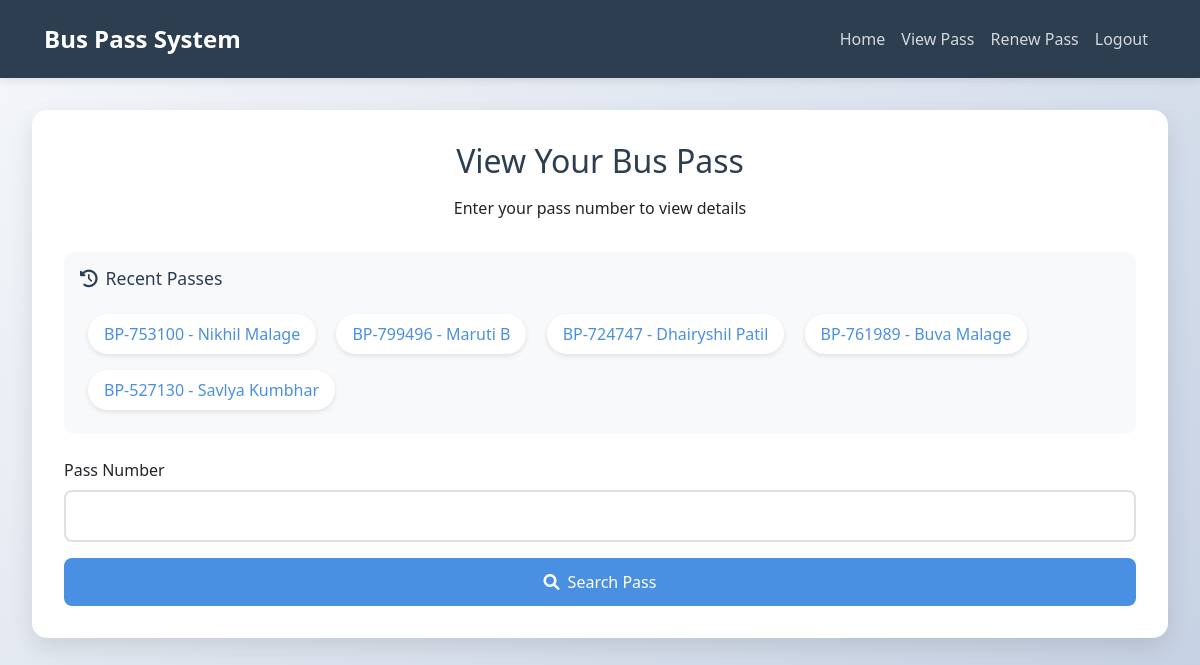
The app's page /view_pass (signed in), older data.
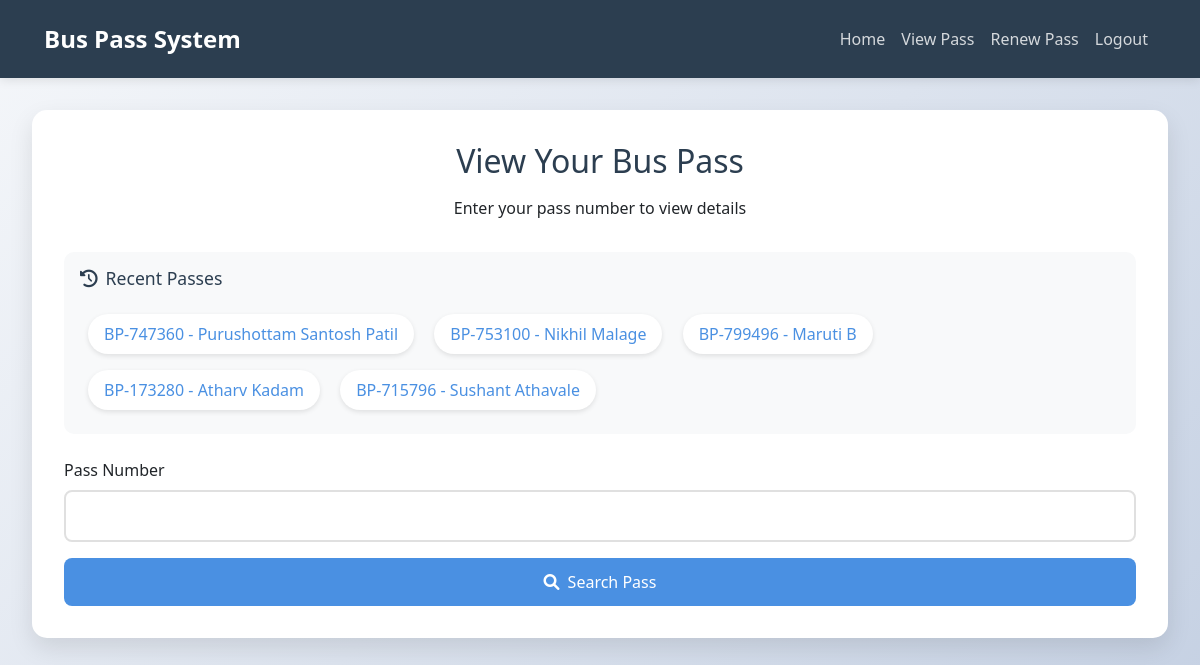
The same page, newer data.
### tables this page shows
CREATE TABLE bus_passes (
            id INTEGER PRIMARY KEY AUTOINCREMENT,
            name TEXT NOT NULL,
            email TEXT NOT NULL,
            age INTEGER NOT NULL,
            pass_number TEXT NOT NULL UNIQUE,
            valid_until DATE NOT NULL,
            mobile_no TEXT NOT NULL,
            district TEXT NOT NULL,
            photo_data TEXT,  -- Store base64 image data
            qr_code TEXT,
            created_at TIMESTAMP DEFAULT CURRENT_TIMESTAMP
        );

### Pass.py (the view, shortened to what this page needs)
@app.route('/view_pass', methods=['GET', 'POST'])
@login_required
def view_pass():
    if request.method == 'POST':
        pass_number = request.form.get('pass_number')
    else:
        pass_number = request.args.get('pass_number')
    print(f"Received pass number: {pass_number}")  # Debug log
    try:
        conn = get_db_connection()
        cursor = conn.cursor()
        cursor.execute('''
            SELECT pass_number, name
            FROM bus_passes
            ORDER BY created_at DESC
            LIMIT 5
        ''')
        recent_passes = cursor.fetchall()
        pass_details = None
        print(f"Rendering template with pass_details: {pass_details}")  # Debug log
        return render_template('view_pass.html',
                            pass_details=pass_details,
                            recent_passes=recent_passes)
    finally:
        if conn:
            conn.close()

### Pass.py (called while the page is built)
def login_required(f):
    @wraps(f)
    def decorated_function(*args, **kwargs):
        if 'user_id' not in session:
            flash('Please login to access this page', 'error')
            return redirect(url_for('login'))
        return f(*args, **kwargs)
    return decorated_function

### templates/view_pass.html (shortened to what this page needs)
<!DOCTYPE html>
<html lang="en">
<head>
    <link href="https://cdn.jsdelivr.net/npm/bootstrap@5.3.0/dist/css/bootstrap.min.css" rel="stylesheet">
    <link href="https://cdnjs.cloudflare.com/ajax/libs/font-awesome/6.0.0/css/all.min.css" rel="stylesheet">
</head>
<body>
    <nav class="navbar navbar-expand-lg navbar-dark">
        <div class="container">
            <a class="navbar-brand" href="{{ url_for('index') }}">Bus Pass System</a>
            <div class="collapse navbar-collapse" id="navbarNav">
                <ul class="navbar-nav ms-auto">
                    <li class="nav-item">
                        <a class="nav-link" href="{{ url_for('index') }}">Home</a>
                    </li>
                    {% if session.get('user_id') %}
                        <li class="nav-item">
                            <a class="nav-link" href="{{ url_for('view_pass') }}">View Pass</a>
                        </li>
                        <li class="nav-item">
                            <a class="nav-link" href="{{ url_for('renew') }}">Renew Pass</a>
                        </li>
                        <li class="nav-item">
                            <a class="nav-link" href="{{ url_for('logout') }}">Logout</a>
                        </li>
                    {% endif %}
                </ul>
            </div>
        </div>
    </nav>
    <div class="main-content">
        <div class="search-container">
            <div class="search-header">
                <h2>View Your Bus Pass</h2>
                <p>Enter your pass number to view details</p>
            </div>
            {% if recent_passes %}
            <div class="recent-passes">
                <h4><i class="fas fa-history me-2"></i>Recent Passes</h4>
                <div>
                    {% for pass in recent_passes %}
                    <div class="recent-pass-item">
                        <a href="{{ url_for('view_pass', pass_number=pass['pass_number']) }}"
                           data-pass-number="{{ pass['pass_number'] }}"
                           data-pass-name="{{ pass['name'] }}">
                            {{ pass['pass_number'] }} - {{ pass['name'] }}
                        </a>
                    </div>
                    {% endfor %}
                </div>
            </div>
            {% endif %}
            <form method="GET" action="{{ url_for('view_pass') }}" class="search-form">
                <div class="mb-3">
                    <label for="pass_number" class="form-label">Pass Number</label>
                    <input type="text" class="form-control" id="pass_number" name="pass_number" required>
                </div>
                <div class="d-grid">
                    <button type="submit" class="btn btn-primary">
                        <i class="fas fa-search me-2"></i>Search Pass
                    </button>
                </div>
            </form>
        </div>
    </div>
</body>
</html>

### templates/view_pass.html (style rules this page uses)
:root { --primary-color: #4a90e2; --secondary-color: #2c3e50; --accent-color: #e74c3c; --success-color: #2ecc71; --info-color: #3498db; }
body { background: linear-gradient(135deg, #f5f7fa 0%, #c3cfe2 100%); min-height: 100vh; font-family: 'Segoe UI', Tahoma, Geneva, Verdana, sans-serif; }
.navbar { background: var(--secondary-color); padding: 1rem 2rem; box-shadow: 0 2px 10px rgba(0,0,0,0.1); }
.navbar-brand { color: white !important; font-size: 1.5rem; font-weight: bold; }
.nav-link { color: rgba(255,255,255,0.8) !important; transition: color 0.3s ease; }
.main-content { padding: 2rem; max-width: 1200px; margin: 0 auto; }
.search-container { background: white; padding: 2rem; border-radius: 15px; box-shadow: 0 10px 25px rgba(0, 0, 0, 0.1); margin-bottom: 2rem; animation: fadeIn 0.5s ease-out; }
.search-header { text-align: center; margin-bottom: 2rem; }
.search-header h2 { color: var(--secondary-color); margin-bottom: 1rem; }
.recent-passes { background: #f8f9fa; padding: 1rem; border-radius: 10px; margin-bottom: 1.5rem; }
.recent-passes h4 { color: var(--secondary-color); margin-bottom: 1rem; font-size: 1.1rem; }
.recent-pass-item { display: inline-block; margin: 0.5rem; padding: 0.5rem 1rem; background: white; border-radius: 20px; box-shadow: 0 2px 5px rgba(0,0,0,0.1); transition: all 0.3s ease; cursor: pointer; }
.recent-pass-item a { color: var(--primary-color); text-decoration: none; }
.form-control { border: 2px solid #e0e0e0; border-radius: 8px; padding: 12px; transition: all 0.3s ease; }
.btn-primary { background: var(--primary-color); border: none; padding: 12px 24px; border-radius: 8px; transition: all 0.3s ease; }

Row changes from the older to the newer data that the page shows:
removed bus_passes: pass_number "BP-724747", name "Dhairyshil Patil"
removed bus_passes: pass_number "BP-761989", name "Buva Malage"
removed bus_passes: pass_number "BP-527130", name "Savlya Kumbhar"
added bus_passes: pass_number "BP-747360", name "Purushottam Santosh Patil"
now on this page (row unchanged): bus_passes: pass_number "BP-173280", name "Atharv Kadam"
now on this page (row unchanged): bus_passes: pass_number "BP-715796", name "Sushant Athavale"
